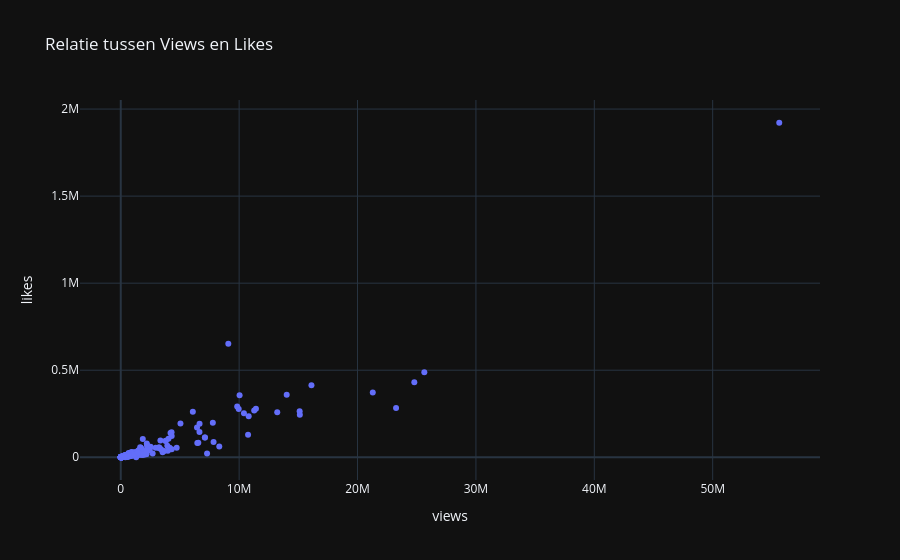

The cell this chart's notebook holds for it:
### Code cell
# Scatter plot voor views en likes
fig = px.scatter(df, x='views', y='likes', title='Relatie tussen Views en Likes')
fig.show()

### Figure 1 — Plotly figure (JSON) as saved in the notebook; plotly's stock layout.template omitted (floating-point values rounded to 4 significant figures; data arrays with more than 128 entries replaced by an {"elided": "..."} marker saying what was removed)
{"data": [{"hovertemplate": "views=%{x}<br>likes=%{y}<extra></extra>", "legendgroup": "", "marker": {"color": "#636efa", "symbol": "circle"}, "mode": "markers", "name": "", "orientation": "v", "showlegend": false, "x": {"elided": "600 int values"}, "xaxis": "x", "y": {"elided": "600 int values"}, "yaxis": "y", "type": "scatter"}], "layout": {"xaxis": {"anchor": "y", "domain": [0.0, 1.0], "title": {"text": "views"}}, "yaxis": {"anchor": "x", "domain": [0.0, 1.0], "title": {"text": "likes"}}, "legend": {"tracegroupgap": 0}, "title": {"text": "Relatie tussen Views en Likes"}}}
